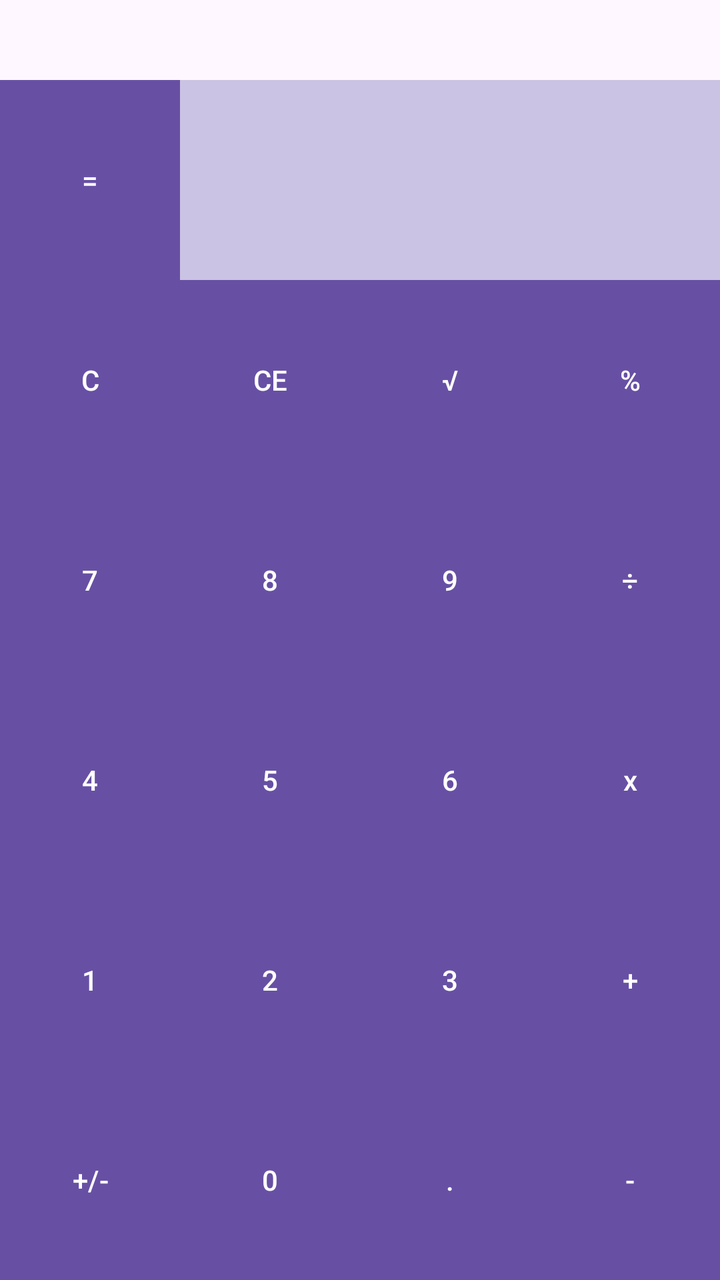
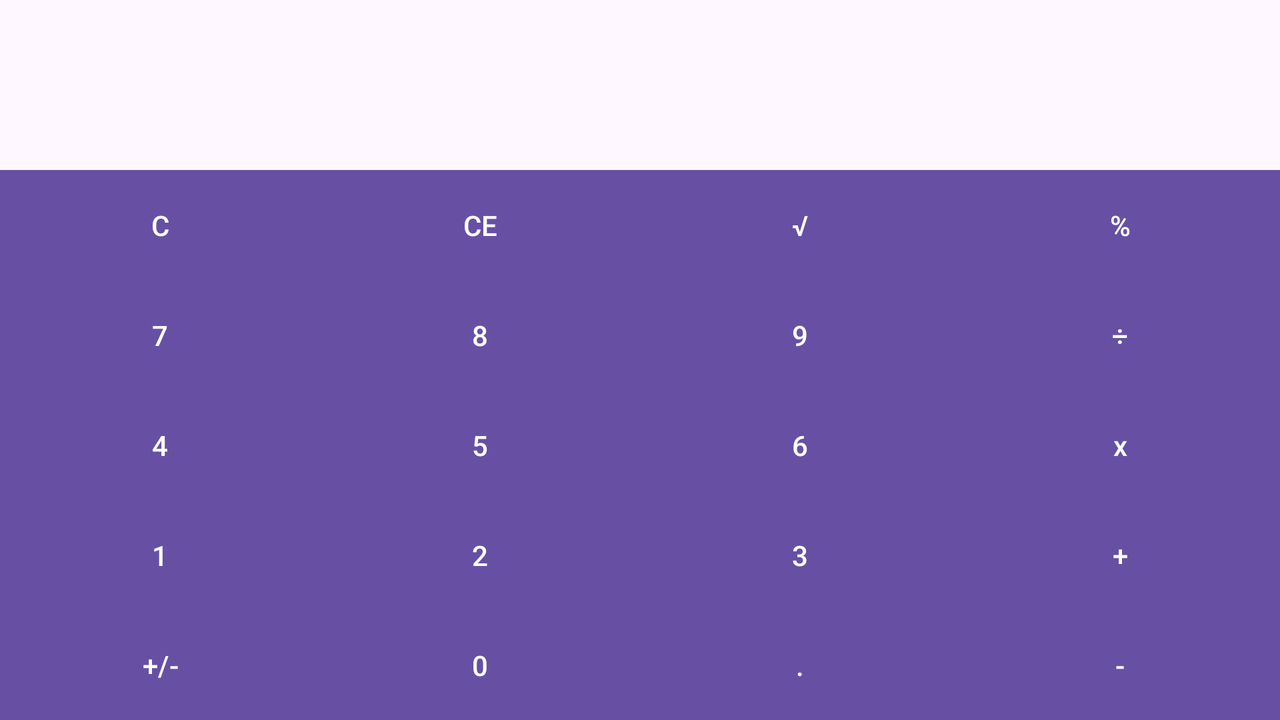

Compare how this app lays out the same screen by default and in its alternative resource folder. The renders come first, then the two layout files and the values they reference.
<!-- AndroidManifest.xml: application theme Theme.ComplexFragmentExample -->
<!-- res/layout/fragment_calc.xml -->
<?xml version="1.0" encoding="utf-8"?>
<RelativeLayout xmlns:android="http://schemas.android.com/apk/res/android"
    xmlns:app="http://schemas.android.com/apk/res-auto"
    xmlns:tools="http://schemas.android.com/tools"
    android:id="@+id/constraintLayoutToolbar"
    android:layout_width="match_parent"
    android:layout_height="wrap_content"
    tools:context=".CalcFragment">


    <LinearLayout
        android:orientation="horizontal"
        android:layout_width="match_parent"
        android:layout_alignParentBottom="true"
        android:layout_height="wrap_content">

        <TableLayout
            android:layout_width="match_parent"
            android:layout_height="wrap_content"
            android:layout_alignParentTop="false"
            android:layout_alignParentBottom="true"
            android:background="#000000"
            android:stretchColumns="1,2,3,4">

            <TableRow
                android:layout_width="wrap_content"
                android:minHeight="100dp"
                android:orientation="vertical"
                android:id="@+id/rowExtra"
                android:background="@color/light_purple">

                <Button
                    android:id="@+id/buttonEquals"
                    android:text="="
                    android:background="@color/light_purple"
                    android:textColor="#ffffff"
                    android:layout_width="wrap_content"
                    android:layout_height="match_parent"
                    android:layout_column="1" />

            </TableRow>

            <TableRow
                android:layout_width="match_parent"
                android:minHeight="100dp"
                android:orientation="vertical"
                android:id="@+id/row1"
                android:background="#000000">


                <Button
                    android:id="@+id/buttonC"
                    android:text="C"
                    android:background="#000000"
                    android:textColor="#ffffff"
                    android:layout_width="match_parent"
                    android:layout_height="match_parent"
                    android:layout_column="1"/>
                <Button
                    android:id="@+id/buttonCE"
                    android:text="CE"
                    android:background="#000000"
                    android:textColor="#ffffff"
                    android:layout_width="match_parent"
                    android:layout_height="match_parent"
                    android:layout_column="2"/>
                <Button
                    android:id="@+id/buttonSquareRoot"
                    android:text="√"
                    android:background="#000000"
                    android:textColor="#ffffff"
                    android:layout_width="match_parent"
                    android:layout_height="match_parent"
                    android:layout_column="3"/>
                <Button
                    android:id="@+id/buttonPercent"
                    android:text="%"
                    android:background="#000000"
                    android:textColor="#ffffff"
                    android:layout_width="match_parent"
                    android:layout_height="match_parent"
                    android:layout_column="4"/>
            </TableRow>

            <TableRow android:layout_width="match_parent"
                android:minHeight="100dp"
                android:orientation="vertical"
                android:id="@+id/row2"
                android:background="#000000">
                <Button
                    android:id="@+id/button7"
                    android:text="7"
                    android:background="#000000"
                    android:textColor="#ffffff"
                    android:layout_width="match_parent"
                    android:layout_height="match_parent"
                    android:layout_column="1"/>
                <Button
                    android:id="@+id/button8"
                    android:text="8"
                    android:background="#000000"
                    android:textColor="#ffffff"
                    android:layout_width="match_parent"
                    android:layout_height="match_parent"
                    android:layout_column="2"/>
                <Button
                    android:id="@+id/button9"
                    android:text="9"
                    android:background="#000000"
                    android:textColor="#ffffff"
                    android:layout_width="match_parent"
                    android:layout_height="match_parent"
                    android:layout_column="3"/>
                <Button
                    android:id="@+id/buttonDivide"
                    android:text="÷"
                    android:background="#000000"
                    android:textColor="#ffffff"
                    android:layout_width="match_parent"
                    android:layout_height="match_parent"
                    android:layout_column="4"/>
            </TableRow>

            <TableRow
                android:layout_width="match_parent"
                android:minHeight="100dp"
                android:orientation="vertical"
                android:id="@+id/row3"
                android:background="#000000">
                <Button
                    android:id="@+id/button4"
                    android:text="4"
                    android:background="#000000"
                    android:textColor="#ffffff"
                    android:layout_width="match_parent"
                    android:layout_height="match_parent"
                    android:layout_column="1"/>
                <Button
                    android:id="@+id/button5"
                    android:text="5"
                    android:background="#000000"
                    android:textColor="#ffffff"
                    android:layout_width="match_parent"
                    android:layout_height="match_parent"
                    android:layout_column="2"/>
                <Button
                    android:id="@+id/button6"
                    android:text="6"
                    android:background="#000000"
                    android:textColor="#ffffff"
                    android:layout_width="match_parent"
                    android:layout_height="match_parent"
                    android:layout_column="3"/>
                <Button
                    android:id="@+id/buttonMultiply"
                    android:text="x"
                    android:background="#000000"
                    android:textColor="#ffffff"
                    android:layout_width="match_parent"
                    android:layout_height="match_parent"
                    android:layout_column="4"/>
            </TableRow>

            <TableRow
                android:layout_width="match_parent"
                android:minHeight="100dp"
                android:orientation="vertical"
                android:id="@+id/row4"
                android:background="#000000">
                <Button
                    android:id="@+id/button1"
                    android:text="1"
                    android:background="#000000"
                    android:textColor="#ffffff"
                    android:layout_width="match_parent"
                    android:layout_height="match_parent"
                    android:layout_column="1"/>
                <Button
                    android:id="@+id/button2"
                    android:text="2"
                    android:background="#000000"
                    android:textColor="#ffffff"
                    android:layout_width="match_parent"
                    android:layout_height="match_parent"
                    android:layout_column="2"/>
                <Button
                    android:id="@+id/button3"
                    android:text="3"
                    android:background="#000000"
                    android:textColor="#ffffff"
                    android:layout_width="match_parent"
                    android:layout_height="match_parent"
                    android:layout_column="3"/>
                <Button
                    android:id="@+id/buttonAdd"
                    android:text="+"
                    android:background="#000000"
                    android:textColor="#ffffff"
                    android:layout_width="match_parent"
                    android:layout_height="match_parent"
                    android:layout_column="4"/>
            </TableRow>

            <TableRow
                android:layout_width="match_parent"
                android:minHeight="100dp"
                android:orientation="vertical"
                android:id="@+id/row5"
                android:background="#000000">
                <Button
                    android:id="@+id/buttonReal"
                    android:text="+/-"
                    android:background="#000000"
                    android:textColor="#ffffff"
                    android:layout_width="match_parent"
                    android:layout_height="match_parent"
                    android:layout_column="1"/>
                <Button
                    android:id="@+id/button0"
                    android:text="0"
                    android:background="#000000"
                    android:textColor="#ffffff"
                    android:layout_width="match_parent"
                    android:layout_height="match_parent"
                    android:layout_column="2"/>
                <Button
                    android:id="@+id/buttonDecimal"
                    android:text="."
                    android:background="#000000"
                    android:textColor="#ffffff"
                    android:layout_width="match_parent"
                    android:layout_height="match_parent"
                    android:layout_column="3"/>
                <Button
                    android:id="@+id/buttonSubtract"
                    android:text="-"
                    android:background="#000000"
                    android:textColor="#ffffff"
                    android:layout_width="match_parent"
                    android:layout_height="match_parent"
                    android:layout_column="4"/>
            </TableRow>

        </TableLayout>
    </LinearLayout>
</RelativeLayout>
<!-- resources referenced by this layout -->
<resources>
  <color name="light_purple">#CBC3E3</color>
  <style name="Theme.ComplexFragmentExample" parent="Base.Theme.ComplexFragmentExample" />
  <style name="Base.Theme.ComplexFragmentExample" parent="Theme.Material3.DayNight.NoActionBar">
          
          
      </style>
</resources>
<!-- res/layout-land/fragment_calc.xml (the repository's variant of the layout above) -->
<!-- drawn on the phone turned sideways -->
<?xml version="1.0" encoding="utf-8"?>
<RelativeLayout xmlns:android="http://schemas.android.com/apk/res/android"
    xmlns:app="http://schemas.android.com/apk/res-auto"
    xmlns:tools="http://schemas.android.com/tools"
    android:id="@+id/constraintLayoutToolbar"
    android:layout_width="match_parent"
    android:layout_height="match_parent"
    tools:context=".CalcFragment">


    <LinearLayout
        android:orientation="horizontal"
        android:layout_width="match_parent"
        android:layout_alignParentBottom="true"
        android:layout_height="wrap_content">

        <TableLayout
            android:layout_width="match_parent"
            android:layout_height="wrap_content"
            android:layout_alignParentTop="false"
            android:layout_alignParentBottom="true"
            android:background="#000000"
            android:stretchColumns="1,2,3,4">

            <TableRow
                android:layout_width="match_parent"
                android:minHeight="55dp"
                android:orientation="vertical"
                android:id="@+id/row1"
                android:background="#000000">


                <Button
                    android:id="@+id/buttonC"
                    android:text="C"
                    android:background="#000000"
                    android:textColor="#ffffff"
                    android:layout_width="match_parent"
                    android:layout_height="match_parent"
                    android:layout_column="1"/>
                <Button
                    android:id="@+id/buttonCE"
                    android:text="CE"
                    android:background="#000000"
                    android:textColor="#ffffff"
                    android:layout_width="match_parent"
                    android:layout_height="match_parent"
                    android:layout_column="2"/>
                <Button
                    android:id="@+id/buttonSquareRoot"
                    android:text="√"
                    android:background="#000000"
                    android:textColor="#ffffff"
                    android:layout_width="match_parent"
                    android:layout_height="match_parent"
                    android:layout_column="3"/>
                <Button
                    android:id="@+id/buttonPercent"
                    android:text="%"
                    android:background="#000000"
                    android:textColor="#ffffff"
                    android:layout_width="match_parent"
                    android:layout_height="match_parent"
                    android:layout_column="4"/>
            </TableRow>

            <TableRow android:layout_width="match_parent"
                android:minHeight="55dp"
                android:orientation="vertical"
                android:id="@+id/row2"
                android:background="#000000">
                <Button
                    android:id="@+id/button7"
                    android:text="7"
                    android:background="#000000"
                    android:textColor="#ffffff"
                    android:layout_width="match_parent"
                    android:layout_height="match_parent"
                    android:layout_column="1"/>
                <Button
                    android:id="@+id/button8"
                    android:text="8"
                    android:background="#000000"
                    android:textColor="#ffffff"
                    android:layout_width="match_parent"
                    android:layout_height="match_parent"
                    android:layout_column="2"/>
                <Button
                    android:id="@+id/button9"
                    android:text="9"
                    android:background="#000000"
                    android:textColor="#ffffff"
                    android:layout_width="match_parent"
                    android:layout_height="match_parent"
                    android:layout_column="3"/>
                <Button
                    android:id="@+id/buttonDivide"
                    android:text="÷"
                    android:background="#000000"
                    android:textColor="#ffffff"
                    android:layout_width="match_parent"
                    android:layout_height="match_parent"
                    android:layout_column="4"/>
            </TableRow>

            <TableRow
                android:layout_width="match_parent"
                android:minHeight="55dp"
                android:orientation="vertical"
                android:id="@+id/row3"
                android:background="#000000">
                <Button
                    android:id="@+id/button4"
                    android:text="4"
                    android:background="#000000"
                    android:textColor="#ffffff"
                    android:layout_width="match_parent"
                    android:layout_height="match_parent"
                    android:layout_column="1"/>
                <Button
                    android:id="@+id/button5"
                    android:text="5"
                    android:background="#000000"
                    android:textColor="#ffffff"
                    android:layout_width="match_parent"
                    android:layout_height="match_parent"
                    android:layout_column="2"/>
                <Button
                    android:id="@+id/button6"
                    android:text="6"
                    android:background="#000000"
                    android:textColor="#ffffff"
                    android:layout_width="match_parent"
                    android:layout_height="match_parent"
                    android:layout_column="3"/>
                <Button
                    android:id="@+id/buttonMultiply"
                    android:text="x"
                    android:background="#000000"
                    android:textColor="#ffffff"
                    android:layout_width="match_parent"
                    android:layout_height="match_parent"
                    android:layout_column="4"/>
            </TableRow>

            <TableRow
                android:layout_width="match_parent"
                android:minHeight="55dp"
                android:orientation="vertical"
                android:id="@+id/row4"
                android:background="#000000">
                <Button
                    android:id="@+id/button1"
                    android:text="1"
                    android:background="#000000"
                    android:textColor="#ffffff"
                    android:layout_width="match_parent"
                    android:layout_height="match_parent"
                    android:layout_column="1"/>
                <Button
                    android:id="@+id/button2"
                    android:text="2"
                    android:background="#000000"
                    android:textColor="#ffffff"
                    android:layout_width="match_parent"
                    android:layout_height="match_parent"
                    android:layout_column="2"/>
                <Button
                    android:id="@+id/button3"
                    android:text="3"
                    android:background="#000000"
                    android:textColor="#ffffff"
                    android:layout_width="match_parent"
                    android:layout_height="match_parent"
                    android:layout_column="3"/>
                <Button
                    android:id="@+id/buttonAdd"
                    android:text="+"
                    android:background="#000000"
                    android:textColor="#ffffff"
                    android:layout_width="match_parent"
                    android:layout_height="match_parent"
                    android:layout_column="4"/>
            </TableRow>

            <TableRow
                android:layout_width="match_parent"
                android:minHeight="55dp"
                android:orientation="vertical"
                android:id="@+id/row5"
                android:background="#000000">
                <Button
                    android:id="@+id/buttonReal"
                    android:text="+/-"
                    android:background="#000000"
                    android:textColor="#ffffff"
                    android:layout_width="match_parent"
                    android:layout_height="match_parent"
                    android:layout_column="1"/>
                <Button
                    android:id="@+id/button0"
                    android:text="0"
                    android:background="#000000"
                    android:textColor="#ffffff"
                    android:layout_width="match_parent"
                    android:layout_height="match_parent"
                    android:layout_column="2"/>
                <Button
                    android:id="@+id/buttonDecimal"
                    android:text="."
                    android:background="#000000"
                    android:textColor="#ffffff"
                    android:layout_width="match_parent"
                    android:layout_height="match_parent"
                    android:layout_column="3"/>
                <Button
                    android:id="@+id/buttonSubtract"
                    android:text="-"
                    android:background="#000000"
                    android:textColor="#ffffff"
                    android:layout_width="match_parent"
                    android:layout_height="match_parent"
                    android:layout_column="4"/>
            </TableRow>

        </TableLayout>
    </LinearLayout>
</RelativeLayout>
<!-- resources referenced by the variant -->
<!-- as the phone turned sideways resolves them -->
<resources>
  <style name="Theme.ComplexFragmentExample" parent="Base.Theme.ComplexFragmentExample" />
  <style name="Base.Theme.ComplexFragmentExample" parent="Theme.Material3.DayNight.NoActionBar">
          
          
      </style>
</resources>
